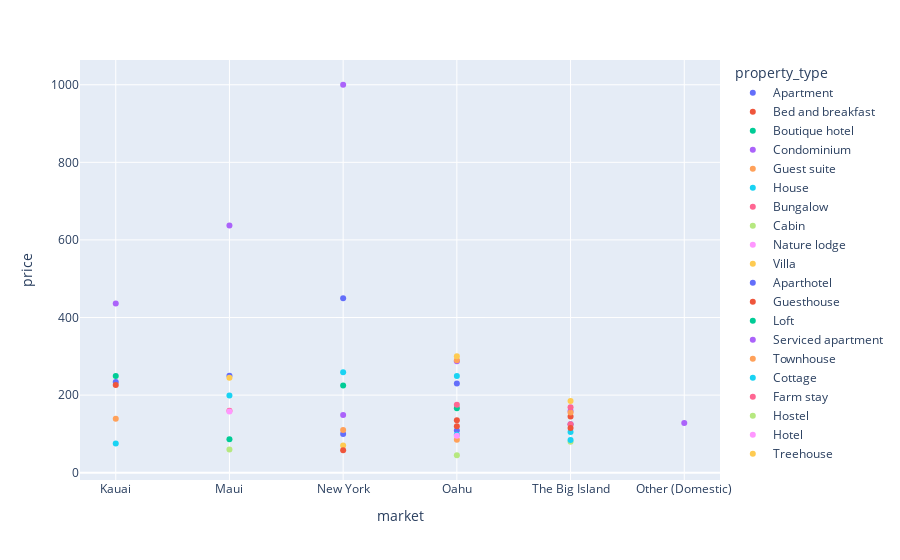

Notebook code cell kept with this figure:
### Code cell
fig = px.scatter(data_frame = gh,
           x='market',
           y = 'price',
           color = 'property_type')
fig.show()

### Figure 1 — Plotly figure (JSON) as saved in the notebook; plotly's stock layout.template omitted (floating-point values rounded to 4 significant figures)
{"data": [{"hovertemplate": "property_type=Apartment<br>market=%{x}<br>price=%{y}<extra></extra>", "legendgroup": "Apartment", "marker": {"color": "#636efa", "symbol": "circle"}, "mode": "markers", "name": "Apartment", "orientation": "v", "showlegend": true, "type": "scatter", "x": ["Kauai", "Maui", "New York", "Oahu", "The Big Island"], "xaxis": "x", "y": [234, 250, 450, 230, 125], "yaxis": "y"}, {"hovertemplate": "property_type=Bed and breakfast<br>market=%{x}<br>price=%{y}<extra></extra>", "legendgroup": "Bed and breakfast", "marker": {"color": "#EF553B", "symbol": "circle"}, "mode": "markers", "name": "Bed and breakfast", "orientation": "v", "showlegend": true, "type": "scatter", "x": ["Kauai", "Oahu", "The Big Island"], "xaxis": "x", "y": [226, 135, 145], "yaxis": "y"}, {"hovertemplate": "property_type=Boutique hotel<br>market=%{x}<br>price=%{y}<extra></extra>", "legendgroup": "Boutique hotel", "marker": {"color": "#00cc96", "symbol": "circle"}, "mode": "markers", "name": "Boutique hotel", "orientation": "v", "showlegend": true, "type": "scatter", "x": ["Kauai", "Maui", "Oahu"], "xaxis": "x", "y": [249, 86, 166], "yaxis": "y"}, {"hovertemplate": "property_type=Condominium<br>market=%{x}<br>price=%{y}<extra></extra>", "legendgroup": "Condominium", "marker": {"color": "#ab63fa", "symbol": "circle"}, "mode": "markers", "name": "Condominium", "orientation": "v", "showlegend": true, "type": "scatter", "x": ["Kauai", "Maui", "New York", "Oahu", "Other (Domestic)", "The Big Island"], "xaxis": "x", "y": [436, 637, 1000, 287, 128, 159], "yaxis": "y"}, {"hovertemplate": "property_type=Guest suite<br>market=%{x}<br>price=%{y}<extra></extra>", "legendgroup": "Guest suite", "marker": {"color": "#FFA15A", "symbol": "circle"}, "mode": "markers", "name": "Guest suite", "orientation": "v", "showlegend": true, "type": "scatter", "x": ["Kauai", "Oahu", "The Big Island"], "xaxis": "x", "y": [139, 290, 155], "yaxis": "y"}, {"hovertemplate": "property_type=House<br>market=%{x}<br>price=%{y}<extra></extra>", "legendgroup": "House", "marker": {"color": "#19d3f3", "symbol": "circle"}, "mode": "markers", "name": "House", "orientation": "v", "showlegend": true, "type": "scatter", "x": ["Kauai", "Maui", "New York", "Oahu", "The Big Island"], "xaxis": "x", "y": [75, 199, 259, 249, 105], "yaxis": "y"}, {"hovertemplate": "property_type=Bungalow<br>market=%{x}<br>price=%{y}<extra></extra>", "legendgroup": "Bungalow", "marker": {"color": "#FF6692", "symbol": "circle"}, "mode": "markers", "name": "Bungalow", "orientation": "v", "showlegend": true, "type": "scatter", "x": ["Maui", "The Big Island"], "xaxis": "x", "y": [160, 125], "yaxis": "y"}, {"hovertemplate": "property_type=Cabin<br>market=%{x}<br>price=%{y}<extra></extra>", "legendgroup": "Cabin", "marker": {"color": "#B6E880", "symbol": "circle"}, "mode": "markers", "name": "Cabin", "orientation": "v", "showlegend": true, "type": "scatter", "x": ["Maui", "The Big Island"], "xaxis": "x", "y": [60, 80], "yaxis": "y"}, {"hovertemplate": "property_type=Nature lodge<br>market=%{x}<br>price=%{y}<extra></extra>", "legendgroup": "Nature lodge", "marker": {"color": "#FF97FF", "symbol": "circle"}, "mode": "markers", "name": "Nature lodge", "orientation": "v", "showlegend": true, "type": "scatter", "x": ["Maui"], "xaxis": "x", "y": [158], "yaxis": "y"}, {"hovertemplate": "property_type=Villa<br>market=%{x}<br>price=%{y}<extra></extra>", "legendgroup": "Villa", "marker": {"color": "#FECB52", "symbol": "circle"}, "mode": "markers", "name": "Villa", "orientation": "v", "showlegend": true, "type": "scatter", "x": ["Maui", "New York", "Oahu"], "xaxis": "x", "y": [245, 70, 300], "yaxis": "y"}, {"hovertemplate": "property_type=Aparthotel<br>market=%{x}<br>price=%{y}<extra></extra>", "legendgroup": "Aparthotel", "marker": {"color": "#636efa", "symbol": "circle"}, "mode": "markers", "name": "Aparthotel", "orientation": "v", "showlegend": true, "type": "scatter", "x": ["New York", "Oahu"], "xaxis": "x", "y": [100, 109], "yaxis": "y"}, {"hovertemplate": "property_type=Guesthouse<br>market=%{x}<br>price=%{y}<extra></extra>", "legendgroup": "Guesthouse", "marker": {"color": "#EF553B", "symbol": "circle"}, "mode": "markers", "name": "Guesthouse", "orientation": "v", "showlegend": true, "type": "scatter", "x": ["New York", "Oahu", "The Big Island"], "xaxis": "x", "y": [58, 120, 115], "yaxis": "y"}, {"hovertemplate": "property_type=Loft<br>market=%{x}<br>price=%{y}<extra></extra>", "legendgroup": "Loft", "marker": {"color": "#00cc96", "symbol": "circle"}, "mode": "markers", "name": "Loft", "orientation": "v", "showlegend": true, "type": "scatter", "x": ["New York"], "xaxis": "x", "y": [225], "yaxis": "y"}, {"hovertemplate": "property_type=Serviced apartment<br>market=%{x}<br>price=%{y}<extra></extra>", "legendgroup": "Serviced apartment", "marker": {"color": "#ab63fa", "symbol": "circle"}, "mode": "markers", "name": "Serviced apartment", "orientation": "v", "showlegend": true, "type": "scatter", "x": ["New York"], "xaxis": "x", "y": [149], "yaxis": "y"}, {"hovertemplate": "property_type=Townhouse<br>market=%{x}<br>price=%{y}<extra></extra>", "legendgroup": "Townhouse", "marker": {"color": "#FFA15A", "symbol": "circle"}, "mode": "markers", "name": "Townhouse", "orientation": "v", "showlegend": true, "type": "scatter", "x": ["New York", "Oahu"], "xaxis": "x", "y": [110, 85], "yaxis": "y"}, {"hovertemplate": "property_type=Cottage<br>market=%{x}<br>price=%{y}<extra></extra>", "legendgroup": "Cottage", "marker": {"color": "#19d3f3", "symbol": "circle"}, "mode": "markers", "name": "Cottage", "orientation": "v", "showlegend": true, "type": "scatter", "x": ["Oahu", "The Big Island"], "xaxis": "x", "y": [98, 84], "yaxis": "y"}, {"hovertemplate": "property_type=Farm stay<br>market=%{x}<br>price=%{y}<extra></extra>", "legendgroup": "Farm stay", "marker": {"color": "#FF6692", "symbol": "circle"}, "mode": "markers", "name": "Farm stay", "orientation": "v", "showlegend": true, "type": "scatter", "x": ["Oahu", "The Big Island"], "xaxis": "x", "y": [175, 169], "yaxis": "y"}, {"hovertemplate": "property_type=Hostel<br>market=%{x}<br>price=%{y}<extra></extra>", "legendgroup": "Hostel", "marker": {"color": "#B6E880", "symbol": "circle"}, "mode": "markers", "name": "Hostel", "orientation": "v", "showlegend": true, "type": "scatter", "x": ["Oahu"], "xaxis": "x", "y": [45], "yaxis": "y"}, {"hovertemplate": "property_type=Hotel<br>market=%{x}<br>price=%{y}<extra></extra>", "legendgroup": "Hotel", "marker": {"color": "#FF97FF", "symbol": "circle"}, "mode": "markers", "name": "Hotel", "orientation": "v", "showlegend": true, "type": "scatter", "x": ["Oahu"], "xaxis": "x", "y": [95], "yaxis": "y"}, {"hovertemplate": "property_type=Treehouse<br>market=%{x}<br>price=%{y}<extra></extra>", "legendgroup": "Treehouse", "marker": {"color": "#FECB52", "symbol": "circle"}, "mode": "markers", "name": "Treehouse", "orientation": "v", "showlegend": true, "type": "scatter", "x": ["The Big Island"], "xaxis": "x", "y": [185], "yaxis": "y"}], "layout": {"legend": {"title": {"text": "property_type"}, "tracegroupgap": 0}, "margin": {"t": 60}, "xaxis": {"anchor": "y", "domain": [0, 1], "title": {"text": "market"}}, "yaxis": {"anchor": "x", "domain": [0, 1], "title": {"text": "price"}}}}
